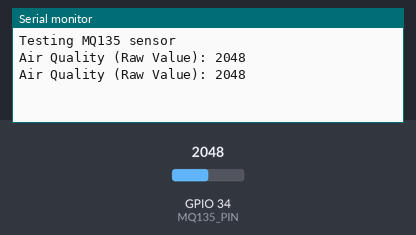
A sketch run on a simulated ESP32. On the bench: the last lines printed to the serial monitor. The test bench sets the inputs (shaded band); at power-on: GPIO 34 (MQ135_PIN) = 2048.

Above: at 2.8 s.
2.9 s: GPIO 34 (MQ135_PIN) set to 2866
At 4.8 s:
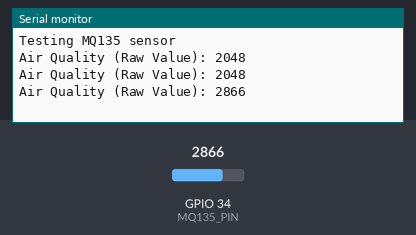
5.6 s: GPIO 34 (MQ135_PIN) set to 3603
At 6.4 s:
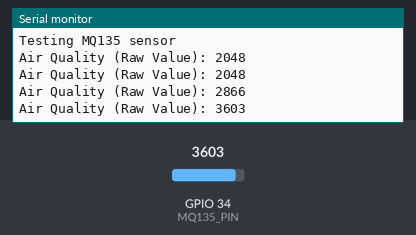
Timing chart, 0 to 8.6 s (numbered marks = the images above; inputs shaded):
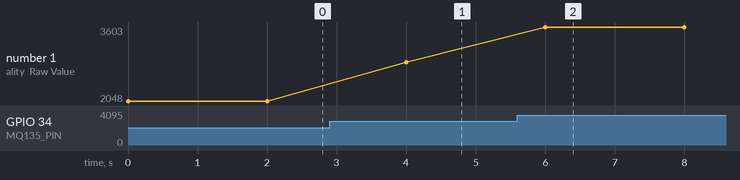

The sketch:

_MQ135SensorRawDataPass.ino
```cpp
#define MQ135_PIN 34

void setup() {
  Serial.begin(115200);
  pinMode(MQ135_PIN, INPUT);
  Serial.println("Testing MQ135 sensor");
}

void loop() {
  int airQualityRaw = analogRead(MQ135_PIN); //analog due to pins


  Serial.print("Air Quality (Raw Value): ");
  Serial.println(airQualityRaw);

  delay(2000); // waiting two seconds
}
```

Measured:
- after the input at 2.9 s, the serial monitor: prints a new line after 1.1 s (image 1)
- after the input at 5.6 s, the serial monitor: prints a new line after 0.40 s (image 2)
- plotted number 1: 2048 → 2866 after the input at 2.9 s, 2866 → 3603 after the input at 5.6 s
